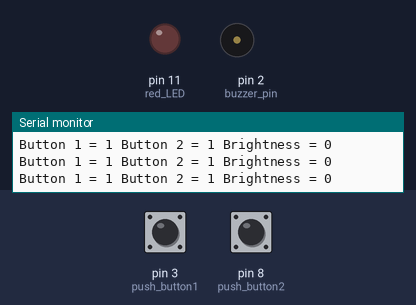
This sketch was run on a simulated Arduino Uno, built with avr-gcc and run on an emulated ATmega328P. On the bench: output pins drawn as LEDs (lit = HIGH), buzzer (waves = sounding, pin HIGH), the last lines printed to the serial monitor. Inputs (shaded band) come from the test bench; at power-on: pin 3 (push_button1) HIGH, pin 8 (push_button2) HIGH.

Above: at 1.2 s.
1.3 s: pin 3 (push_button1) pulled LOW for 0.15 s
At 1.8 s:
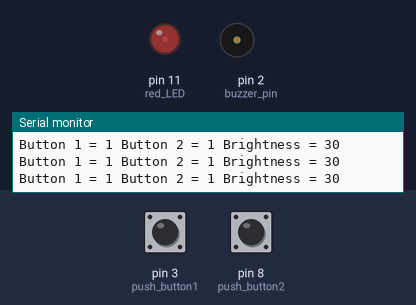
2.9 s: pin 8 (push_button2) pulled LOW for 1 s
At 3.4 s:
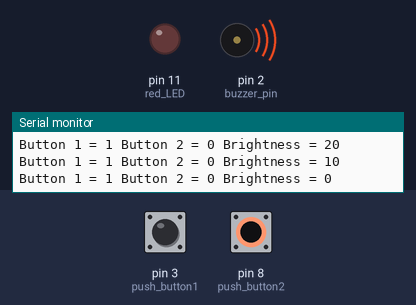
5.9 s: pin 3 (push_button1) pulled LOW for 1 s
At 8.1 s:
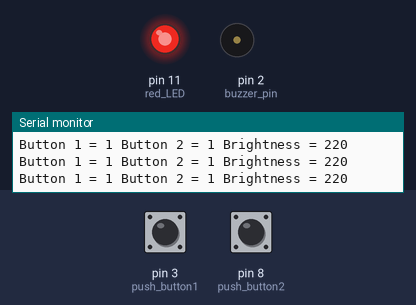
8.9 s: pin 3 (push_button1) pulled LOW for 3.2 s
At 9.4 s:
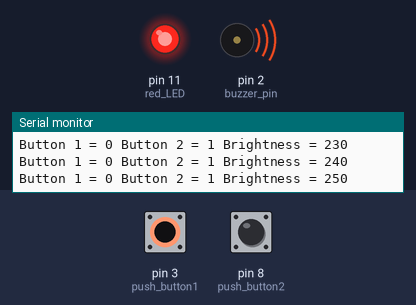
13.6 s: pin 8 (push_button2) pulled LOW for 3.2 s
At 15.1 s:
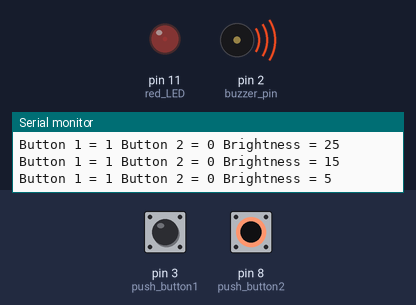
18.3 s: pin 8 (push_button2) pulled LOW for 0.15 s
At 19.6 s:
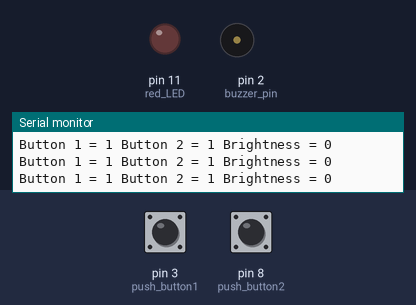
Timing chart, 0 to 21.3 s (numbered marks = the images above; inputs shaded):
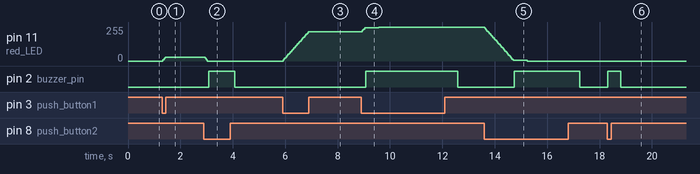

Measured:
- after the input at 1.3 s, pin 11 (red_LED): 0/255 → 30/255 at once
- after the input at 2.9 s, pin 11 (red_LED): 30/255 → 0/255 at once; pin 2 (buzzer_pin): LOW → HIGH after 0.17 s, → LOW 1.0 s later
- after the input at 5.9 s, pin 11 (red_LED): moves from 0/255 to 220/255 over 0.95 s, starting at once
- after the input at 8.9 s, pin 11 (red_LED): 220/255 → 250/255 at once, → 255/255 0.64 s later; pin 2 (buzzer_pin): LOW → HIGH after 0.18 s, → LOW 3.5 s later
- after the input at 13.6 s, pin 11 (red_LED): moves from 255/255 to 0/255 over 1.6 s, starting at once; pin 2 (buzzer_pin): LOW → HIGH after 1.1 s, → LOW 2.5 s later
- after the input at 18.3 s, pin 2 (buzzer_pin): LOW → HIGH at once, → LOW 0.50 s later

The sketch:

29_Pushbuttons_DimmableLED_ActiveBuzzer.ino
```cpp
int red_LED = 11;
int push_button1 = 3;
int push_button2 = 8;
int buzzer_pin = 2;

int brightness = 0;
int brightness_change = 10;

int delay_time_buzzer = 500;

int push_button1_value;
int push_button2_value;

void setup() {
  // put your setup code here, to run once:
  pinMode(red_LED, OUTPUT);
  pinMode(buzzer_pin, OUTPUT);
  pinMode(push_button1, INPUT);
  pinMode(push_button2, INPUT);

  Serial.begin(9600);
}

void loop() {
  // put your main code here, to run repeatedly:
  push_button1_value = digitalRead(push_button1);
  push_button2_value = digitalRead(push_button2);


  if (push_button1_value == 0){ // button 1 pressed
    brightness = brightness + brightness_change;
  }

  if (push_button2_value == 0){ // button 2 pressed
    brightness = brightness - brightness_change;
  }

  if (brightness > 255){ // if value of brightness goes over 255 we set it to 255
    brightness = 255;
    // giving a warning with the buzzer
    digitalWrite(buzzer_pin, HIGH);
    delay(delay_time_buzzer);
    digitalWrite(buzzer_pin, LOW);
  }

  if (brightness < 0){ // if value of brightness goes below 0 we set it back to 0
    brightness = 0;
    digitalWrite(buzzer_pin, HIGH);
    // giving a warning with the buzzer
    digitalWrite(buzzer_pin, HIGH);
    delay(delay_time_buzzer);
    digitalWrite(buzzer_pin, LOW);
  }

  analogWrite(red_LED, brightness);

  Serial.print("Button 1 = "); Serial.print(push_button1_value); Serial.print(" Button 2 = "); Serial.print(push_button2_value); Serial.print(" Brightness = "); Serial.println(brightness);

}
```
